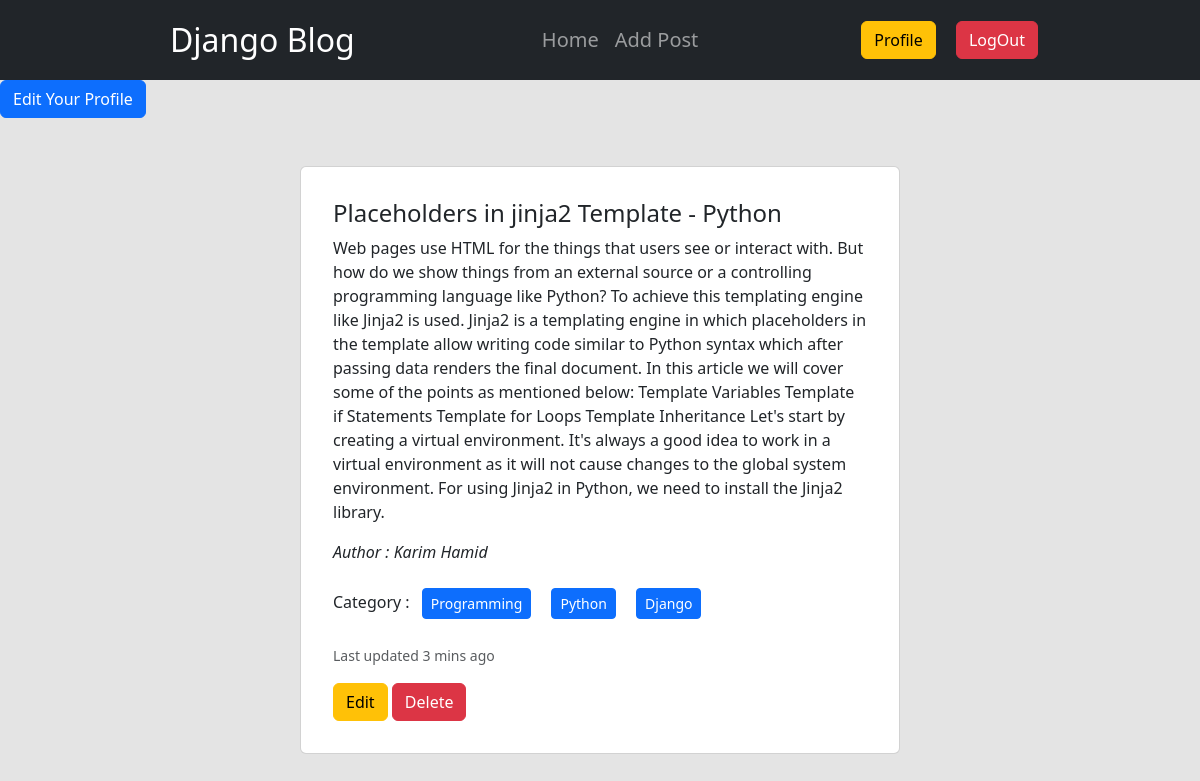
The app's page /author/profile/ (signed in), older data.
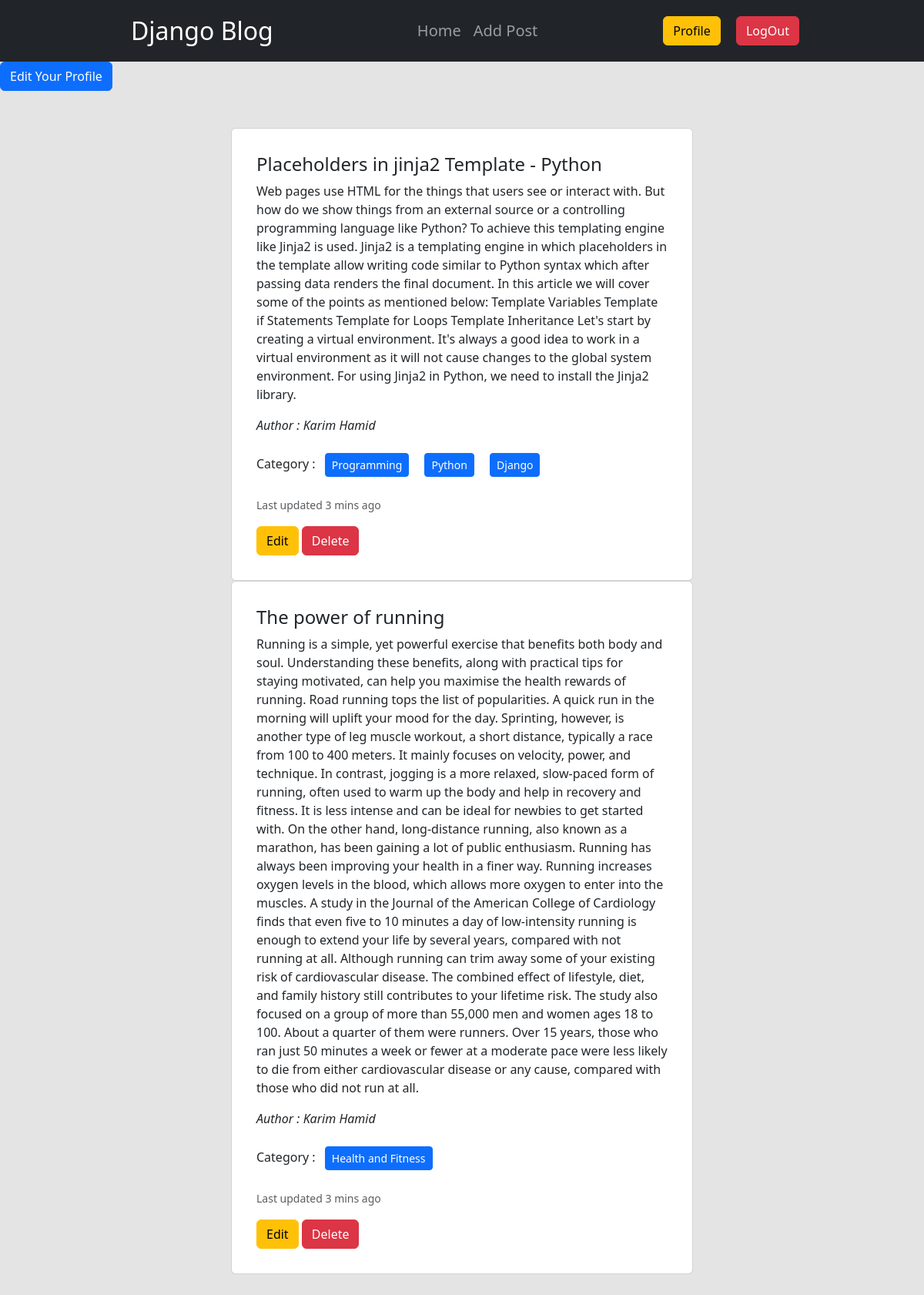
The same page, newer data.
### posts/models.py (models this page shows, shortened)
class Post(models.Model):
    title = models.CharField(max_length=50)
    content = models.TextField()
    category = models.ManyToManyField(Category) # Many to Many relationship because = one post can have multiple category and also one category can contain multiple posts
    author = models.ForeignKey(User, on_delete=models.CASCADE) # Many to one relationship because = Multiple posts can have same author and also one author can have multiple posts

### categories/models.py (models this page shows, shortened)
class Category(models.Model):
    name = models.CharField(max_length=100)
    slug = models.SlugField(max_length=100, unique=True, null=True, blank=True)

### author/views.py (the view)
# urls.py: path('profile/', views.profile, name= 'ProfilePage'),
@login_required
def profile(request):
    data = Post.objects.filter(author = request.user)   # for every post filter() checks if 'author' is equal to 'request.user' and shows only the filterd post
    return render(request, 'author/profile.html', context={'data' : data})

### author/templates/author/profile.html
{% extends "base.html" %}
{% load crispy_forms_tags %}
{% block content %}
    <a class="btn btn-primary" href="{% url 'EditProfilePage' %}">Edit Your Profile</a>
    <div class="my-5">
        {% for post in data %}
            <div class="card w-50 mx-auto p-3">
                <div class="card-body">
                    <h4 class="card-title">{{ post.title }}</h4>
                    <p class="card-text">{{ post.content }}</p>
                    <p><i>Author : {{ post.author.first_name }} {{ post.author.last_name }}</i></p>
                    <p>Category :
                        {% for cat in post.category.all %}
                            <button class="btn btn-primary btn-sm m-2">{{ cat.name }}</button>
                        {% endfor %}
                    </p>
                    <p class="card-text "><small class="text-muted">Last updated 3 mins ago</small></p>
                    <a class="btn btn-warning" href="{% url 'EditPost' post.id %}">Edit</a>
                    <a class="btn btn-danger" href="{% url 'DeletePost' post.id %}">Delete</a>
                </div>
            </div>
        {% endfor %}
    </div>
{% endblock content %}

Row changes from the older to the newer data that the page shows:
added Post: title "The power of running", content "Running is a simple, yet powerful exercise that benefits both body and soul. Understanding these benefits, along with practical tips for staying motivated, can help you maximise the health rewards of running. Road running tops the list of popularities. A quick run in the morning will uplift your mood for the day. Sprinting, however, is another type of leg muscle workout, a short distance, typically a race from 100 to 400 meters. It mainly focuses on velocity, power, and technique. In contrast, jogging is a more relaxed, slow-paced form of running, often used to warm up the body and help in recovery and fitness. It is less intense and can be ideal for newbies to get started with. On the…", author.first_name "Karim", author.last_name "Hamid"
now on this page (row edited): Category: name "Health and Fitness", shown under "The power of running"
